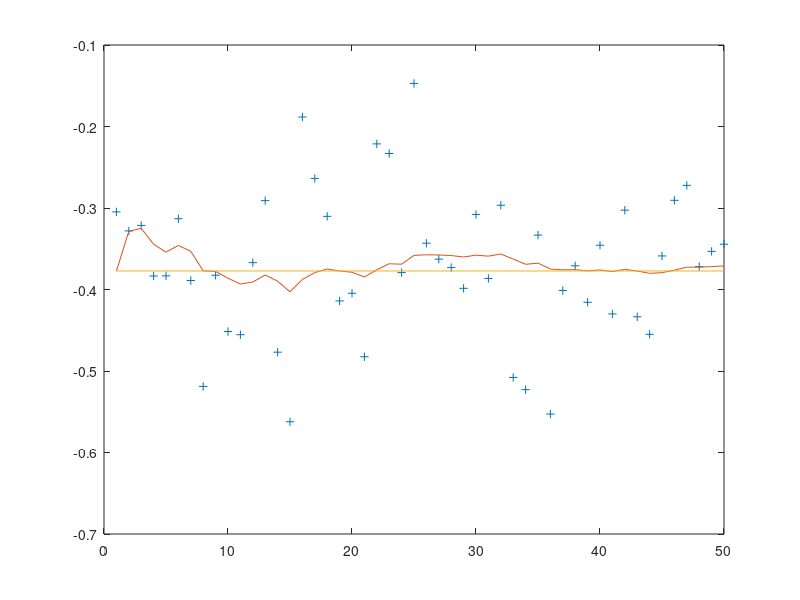

MATLAB code for this plot:
clear all; 
clc; 
echo off;

%璁惧畾鏃堕棿鐐筃
N=50;

%鏍规嵁R鍜孮锛屼豢鐪烴涓祴閲忔暟鎹�
randn('state',0)
x0=-0.37727;
R=0.01;
Q=0.00001;
for i=1 :N
    w(i)=sqrt(Q)*randn;
    x(i)=x0+w(i);
    %x(i)=x(i-1);
    v(i)=sqrt(R)*randn;
    z(i)=x(i)+v(i);
end

%杩愮敤kalman婊ゆ尝杩涜鐘舵€佷及璁�
Q=0.00001
R=0.01
P(1)=1;
x_e(1)=-0.37727;
for j=2:N
    x_e_t(j)=x_e(j-1);
    P_e(j)=P(j-1)+Q;
    K(j)=P_e(j)/(P_e(j)+R);
    x_e(j)=x_e_t(j)+K(j)*(z(j)-x_e_t(j));
    P(j)=(1-K(j))*P_e(j);
end
for j=1:N
    yy(j)=-0.37727;
end

%鐢诲嚭鐘舵€佷及璁＄浉瀵逛簬N涓椂闂寸偣鐨勫搴斿浘锛屽垽鏂槸鍚︽湁鏁堟敹鏁�
num=linspace(1,N,N);
plot(num,z,'+',num,x_e,'-',num,yy,'-');




    